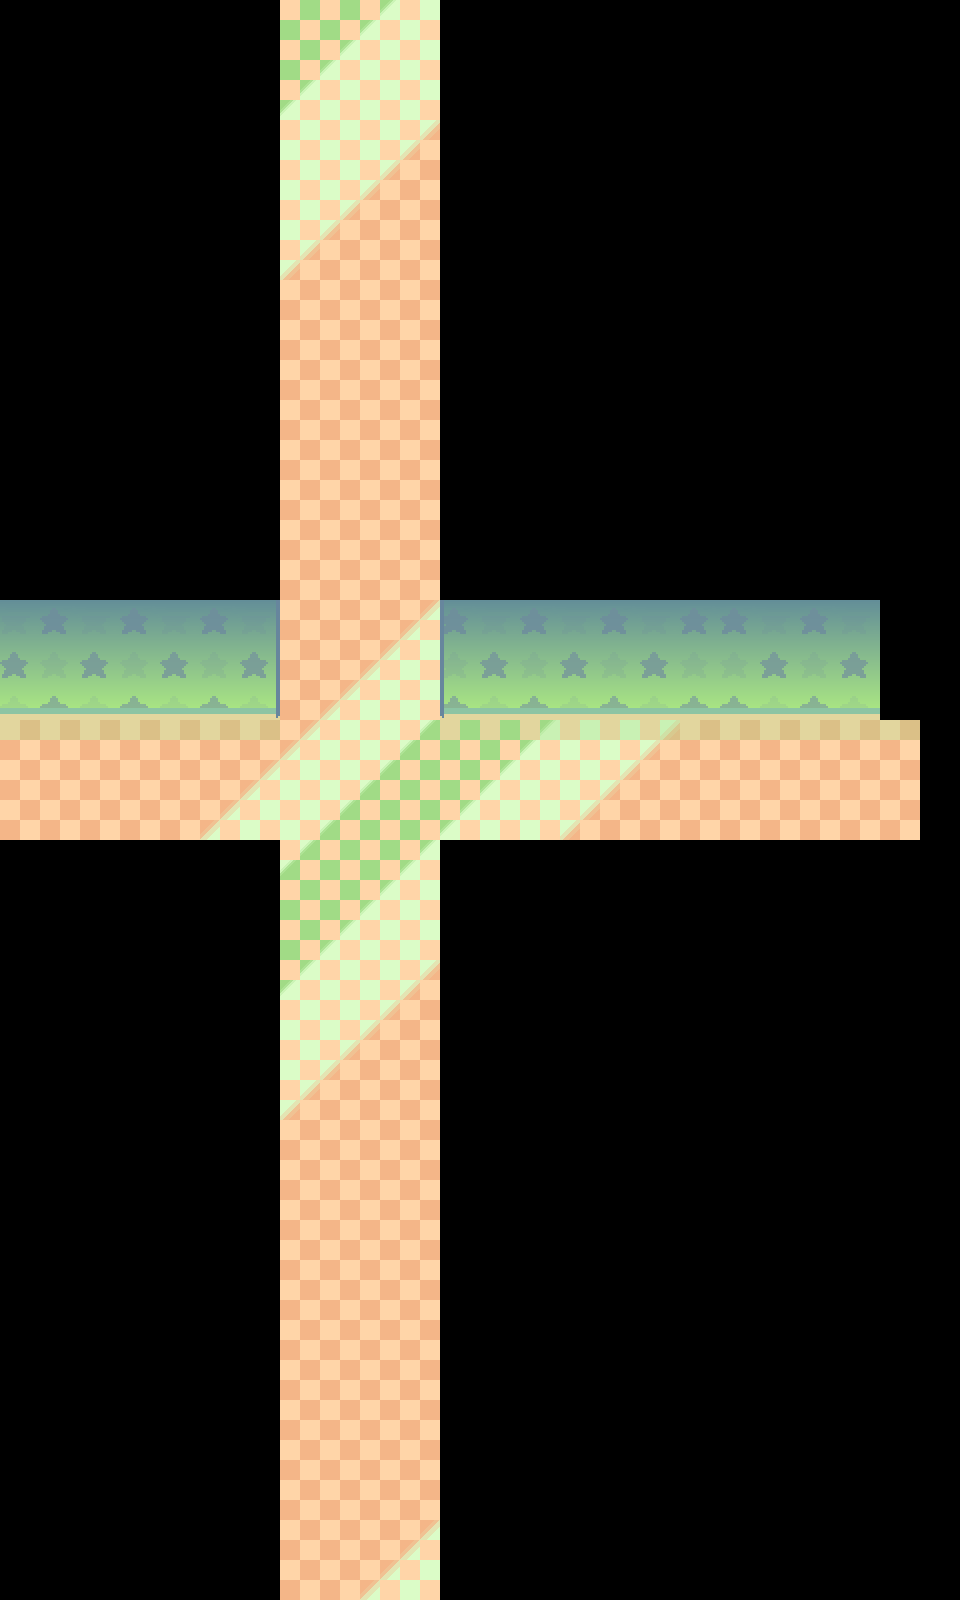

Rendered tile map (Tiled .tmx) drawn with the repository's tilesets; below, a short description and the map source with its tile grids summarised:
An orthogonal 24x40 tile map with 40x40 px tiles, 2 tile layers (Tile Layer 1, Tile Layer 2), 2 tilesets and 33 objects (4x transition, 2x greenroom_sparkles, npc, entry, entry2, ...).

<map version="1.9" tiledversion="1.9.0" orientation="orthogonal" renderorder="right-down" width="24" height="40" tilewidth="40" tileheight="40" infinite="0" nextlayerid="9" nextobjectid="63">
 <editorsettings>
  <export target="corridors1.lua" format="lua" />
 </editorsettings>
 <properties>
  <property name="border" value="undertale/dog" />
  <property name="music" value="greenroom" />
 </properties>
 <tileset firstgid="1" source="../../tilesets/greenroom.tsx" />
 <tileset firstgid="120" source="../../tilesets/floor3-objects.tsx" />
 <layer id="1" name="Tile Layer 1" width="24" height="40">
  <data>[960 cells, 271 non-empty, 18 distinct tile ids]</data>
 </layer>
 <layer id="2" name="Tile Layer 2" width="24" height="40">
  <data>[960 cells, 6 non-empty, 4 distinct tile ids]</data>
 </layer>
 <objectgroup id="8" name="objects_bg">
  <object id="39" gid="2147483773" x="838" y="800" width="82" height="204" />
  <object id="47" gid="123" x="440" y="640" width="70" height="40" />
  <object id="48" gid="123" x="504" y="640" width="70" height="40" />
  <object id="49" gid="123" x="568" y="640" width="70" height="40" />
  <object id="50" gid="123" x="632" y="640" width="70" height="40" />
  <object id="51" gid="123" x="696" y="640" width="70" height="40" />
  <object id="52" gid="123" x="760" y="640" width="70" height="40" />
  <object id="53" gid="123" x="824" y="640" width="70" height="40" />
  <object id="54" gid="123" x="-46" y="640" width="70" height="40" />
  <object id="55" gid="123" x="18" y="640" width="70" height="40" />
  <object id="56" gid="123" x="82" y="640" width="70" height="40" />
  <object id="57" gid="123" x="146" y="640" width="70" height="40" />
  <object id="58" gid="123" x="210" y="640" width="70" height="40" />
 </objectgroup>
 <objectgroup color="#0000ff" id="3" name="collision">
  <object id="1" x="0" y="0" width="280" height="720" />
  <object id="2" x="440" y="0" width="520" height="720" />
  <object id="3" x="440" y="840" width="520" height="760" />
  <object id="4" x="0" y="840" width="280" height="760" />
  <object id="23" x="840" y="720">
   <polygon points="0,0 80,80 80,0" />
  </object>
  <object id="28" x="480" y="720" width="60" height="20" />
  <object id="37" x="920" y="720" width="40" height="120" />
 </objectgroup>
 <objectgroup color="#ff00ff" id="4" name="objects">
  <object id="18" name="transition" x="-30" y="720" width="40" height="120">
   <properties>
    <property name="map" value="floor3/pre_elevator" />
    <property name="marker" value="entry2" />
   </properties>
  </object>
  <object id="19" name="transition" x="280" y="1590" width="160" height="40">
   <properties>
    <property name="map" value="floor3/corridors3" />
    <property name="marker" value="entrydown" />
   </properties>
  </object>
  <object id="20" name="transition" x="280" y="-30" width="160" height="40">
   <properties>
    <property name="map" value="floor3/corridors2" />
    <property name="marker" value="entry4" />
   </properties>
  </object>
  <object id="27" gid="122" x="480" y="740" width="60" height="90" />
  <object id="59" name="transition" x="860" y="720" width="40" height="120">
   <properties>
    <property name="map" value="floor3/mike" />
    <property name="marker" value="entry" />
   </properties>
  </object>
  <object id="60" name="npc" x="670" y="742">
   <properties>
    <property name="actor" value="flaurel" />
    <property name="cond" value="Game:getFlag(&quot;fun&quot;, 0) == 38" />
    <property name="cutscene" value="floor3.forgetmenot" />
   </properties>
   <point />
  </object>
 </objectgroup>
 <objectgroup color="#7f00ff" id="5" name="markers">
  <object id="31" name="entry" x="40" y="800">
   <point />
  </object>
  <object id="32" name="entry2" x="820" y="800">
   <point />
  </object>
  <object id="33" name="entry4" x="360" y="1560">
   <point />
  </object>
  <object id="34" name="entry3" x="360" y="80">
   <point />
  </object>
  <object id="35" name="spawn" x="360" y="800">
   <point />
  </object>
 </objectgroup>
 <objectgroup color="#ff0000" id="6" name="objects_fg">
  <object id="5" name="greenroom_sparkles" x="0" y="600" width="280" height="40" />
  <object id="6" name="greenroom_sparkles" x="440" y="600" width="440" height="40" />
 </objectgroup>
</map>
